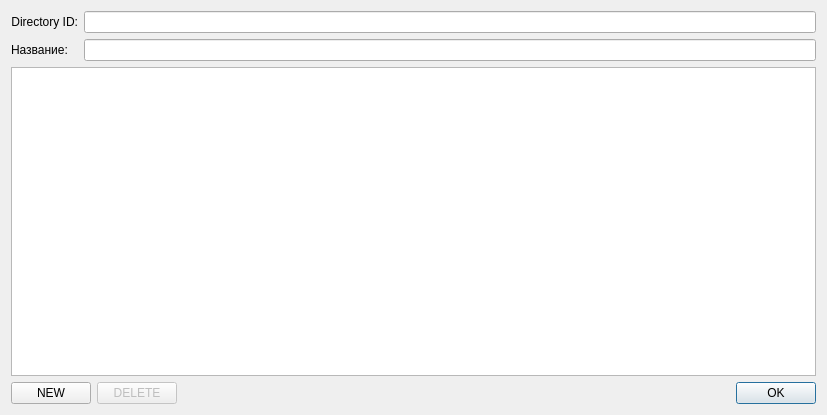
<?xml version="1.0" encoding="UTF-8"?>
<ui version="4.0">
 <class>DialogDirectoryUpdate</class>
 <widget class="QDialog" name="DialogDirectoryUpdate">
  <property name="geometry">
   <rect>
    <x>0</x>
    <y>0</y>
    <width>827</width>
    <height>415</height>
   </rect>
  </property>
  <property name="windowTitle">
   <string>Directory update</string>
  </property>
  <layout class="QVBoxLayout" name="verticalLayout">
   <item>
    <layout class="QGridLayout" name="gridLayout">
     <item row="0" column="0">
      <widget class="QLabel" name="labelID">
       <property name="text">
        <string>Directory ID:</string>
       </property>
       <property name="alignment">
        <set>Qt::AlignRight|Qt::AlignTrailing|Qt::AlignVCenter</set>
       </property>
      </widget>
     </item>
     <item row="0" column="1">
      <widget class="QLineEdit" name="lineEditID">
       <property name="readOnly">
        <bool>true</bool>
       </property>
      </widget>
     </item>
     <item row="1" column="0">
      <widget class="QLabel" name="labelName">
       <property name="text">
        <string>Название:</string>
       </property>
      </widget>
     </item>
     <item row="1" column="1">
      <widget class="QLineEdit" name="lineEditName"/>
     </item>
    </layout>
   </item>
   <item>
    <widget class="QTableView" name="tableViewDirectoryValues">
     <attribute name="horizontalHeaderStretchLastSection">
      <bool>true</bool>
     </attribute>
     <attribute name="verticalHeaderVisible">
      <bool>false</bool>
     </attribute>
    </widget>
   </item>
   <item>
    <layout class="QHBoxLayout" name="horizontalLayout">
     <item>
      <widget class="QPushButton" name="pushButtonNew">
       <property name="text">
        <string>NEW</string>
       </property>
      </widget>
     </item>
     <item>
      <widget class="QPushButton" name="pushButtonDelete">
       <property name="enabled">
        <bool>false</bool>
       </property>
       <property name="text">
        <string>DELETE</string>
       </property>
      </widget>
     </item>
     <item>
      <spacer name="horizontalSpacer">
       <property name="orientation">
        <enum>Qt::Horizontal</enum>
       </property>
       <property name="sizeHint" stdset="0">
        <size>
         <width>40</width>
         <height>20</height>
        </size>
       </property>
      </spacer>
     </item>
     <item>
      <widget class="QDialogButtonBox" name="buttonBox">
       <property name="orientation">
        <enum>Qt::Horizontal</enum>
       </property>
       <property name="standardButtons">
        <set>QDialogButtonBox::Ok</set>
       </property>
      </widget>
     </item>
    </layout>
   </item>
  </layout>
 </widget>
 <resources/>
 <connections>
  <connection>
   <sender>buttonBox</sender>
   <signal>accepted()</signal>
   <receiver>DialogDirectoryUpdate</receiver>
   <slot>accept()</slot>
   <hints>
    <hint type="sourcelabel">
     <x>248</x>
     <y>254</y>
    </hint>
    <hint type="destinationlabel">
     <x>157</x>
     <y>274</y>
    </hint>
   </hints>
  </connection>
  <connection>
   <sender>buttonBox</sender>
   <signal>rejected()</signal>
   <receiver>DialogDirectoryUpdate</receiver>
   <slot>reject()</slot>
   <hints>
    <hint type="sourcelabel">
     <x>316</x>
     <y>260</y>
    </hint>
    <hint type="destinationlabel">
     <x>286</x>
     <y>274</y>
    </hint>
   </hints>
  </connection>
 </connections>
</ui>
